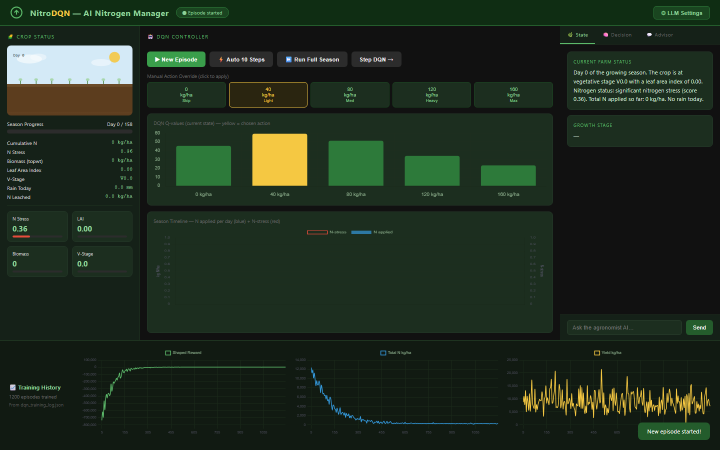
#> input picture screenshots/02_state_explainer.png, 1440 x 900 px (shown at 1/2 size)
$ python crop_llm_panels.py
#> lines starting #> are read from the running program, lines starting #| are printed output that depends on the picture
"""Crop the right-side LLM panel from screenshots 02, 03, 05."""
from pathlib import Path
from PIL import Image

SRC = Path("screenshots")
OUT = SRC  # write cropped files alongside originals

# Right-column LLM panel bounds on a 1440x900 capture.
# Includes the tab bar (State / Decision / Advisor) at the top
# and the chat input row at the bottom.
LEFT, TOP, RIGHT, BOTTOM = 1135, 50, 1425, 690

for name in ["02_state_explainer.png",
             "03_decision_narrator.png",
             "05_advisor_chat.png"]:
    im = Image.open(SRC / name)
#> im is the input picture: PIL image 1440x900 RGB; mean R, G, B 31.2, 44.3, 30.5
    cropped = im.crop((LEFT, TOP, RIGHT, BOTTOM))
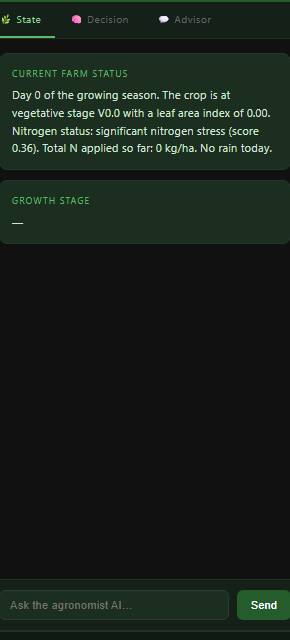
#> cropped: PIL image 290x640 RGB; mean R, G, B 24.3, 32.4, 25.7
    out_name = name.replace(".png", "_cropped.png")
    cropped.save(OUT / out_name)
    print(f"wrote {out_name}  ({cropped.size[0]}x{cropped.size[1]})")
#| wrote 02_state_explainer_cropped.png  (290x640)
#> pass 2 of the loop `for name in ["02_state_explainer.png",`:
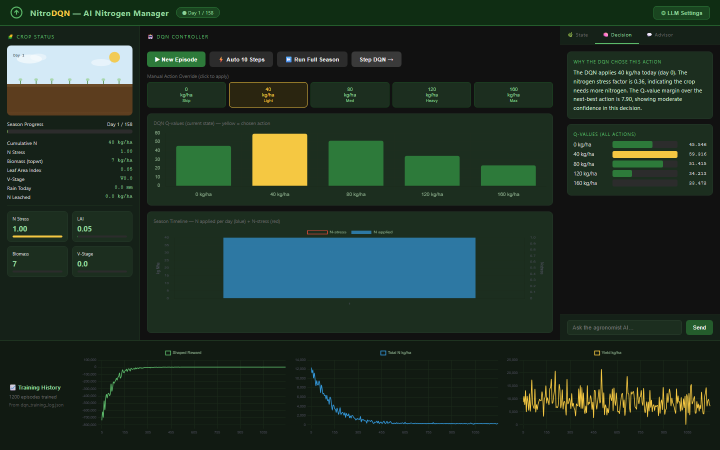
#> input picture screenshots/03_decision_narrator.png, 1440 x 900 px (shown at 1/2 size)
#> im is the input picture: PIL image 1440x900 RGB; mean R, G, B 32.8, 48.7, 37.2
#> `cropped = im.crop((LEFT, TOP, RIGHT, BOTTOM))`:
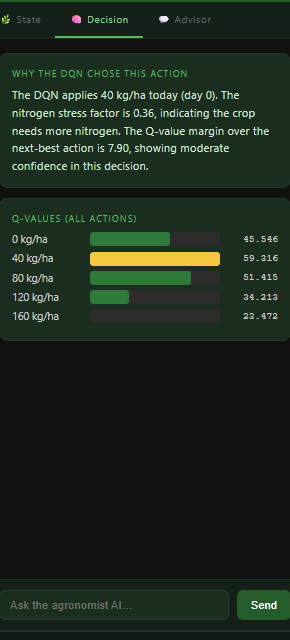
#> cropped: PIL image 290x640 RGB; mean R, G, B 30, 40.8, 30.1
#| wrote 03_decision_narrator_cropped.png  (290x640)
#> pass 3 of the loop `for name in ["02_state_explainer.png",`:
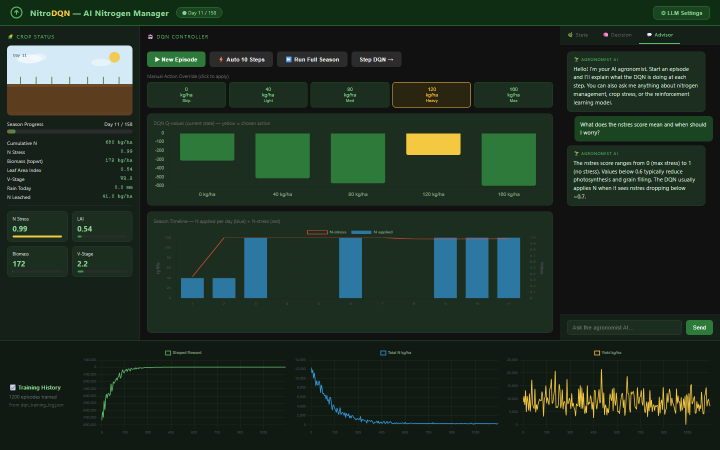
#> input picture screenshots/05_advisor_chat.png, 1440 x 900 px (shown at 1/2 size)
#> im is the input picture: PIL image 1440x900 RGB; mean R, G, B 31.3, 46.8, 34.3
#> `cropped = im.crop((LEFT, TOP, RIGHT, BOTTOM))`:
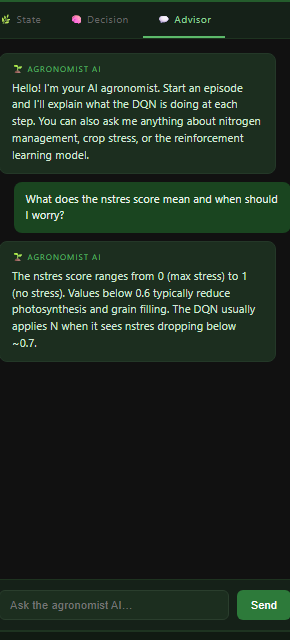
#> cropped: PIL image 290x640 RGB; mean R, G, B 29.2, 42.1, 31.3
#| wrote 05_advisor_chat_cropped.png  (290x640)
